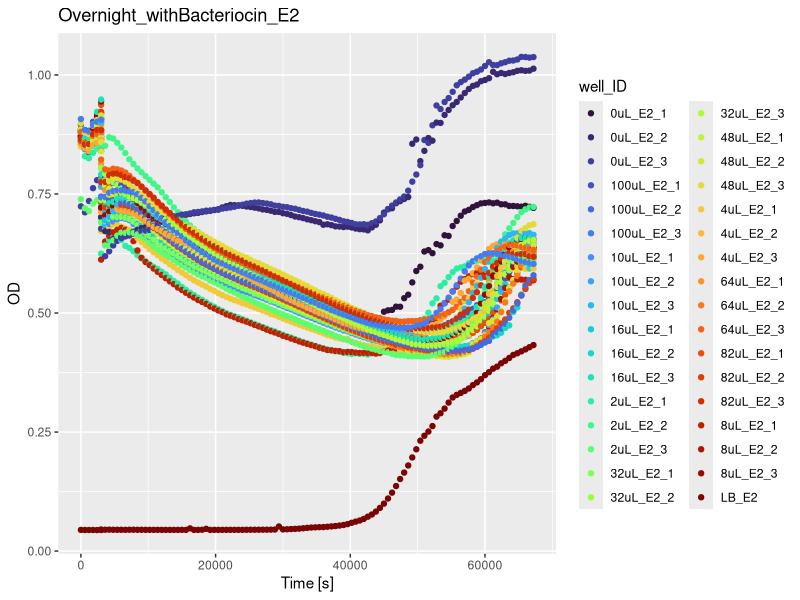
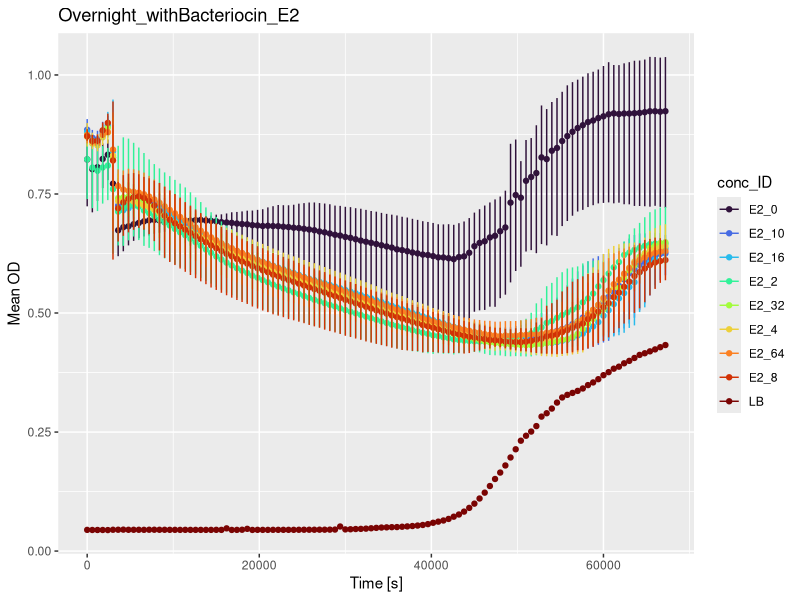
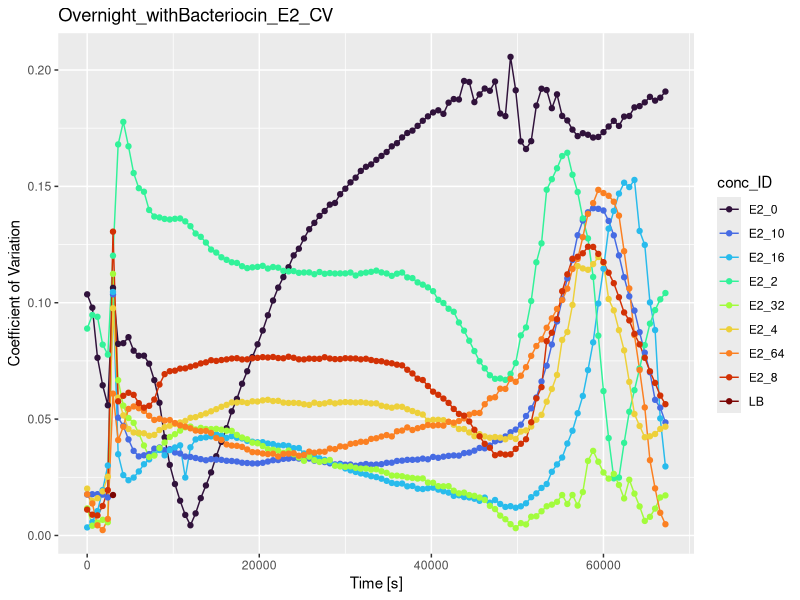
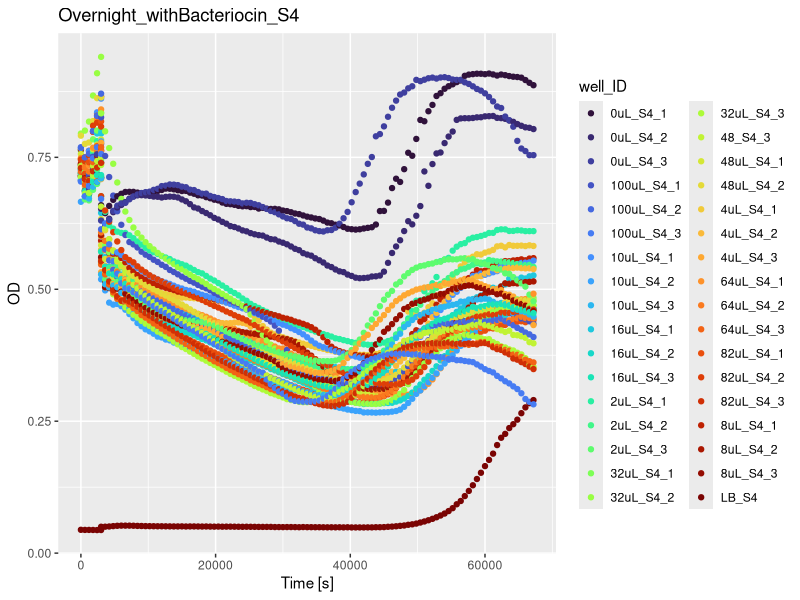
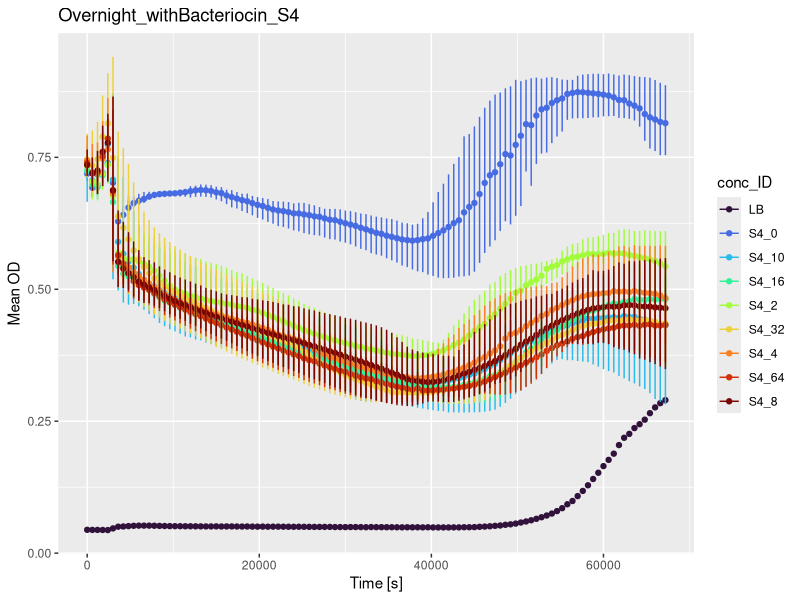
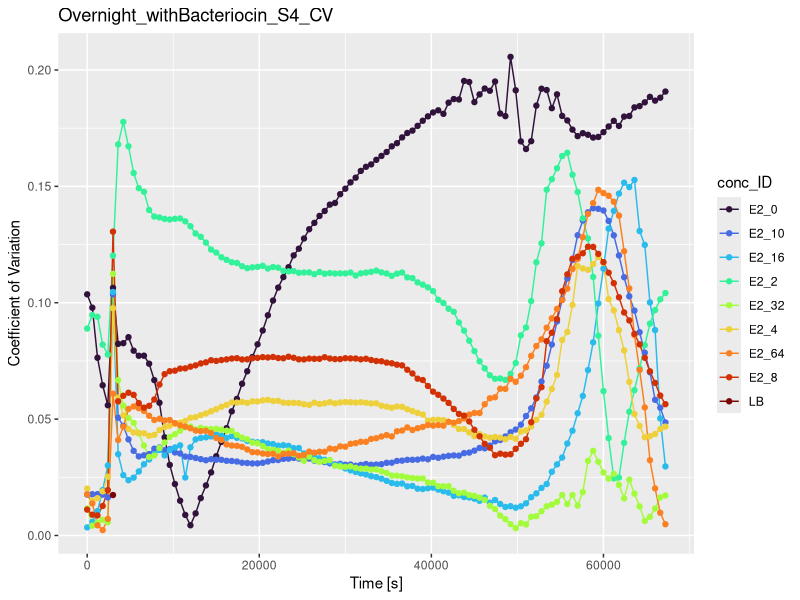

R code for these plots, in order:
## ---- chunk 1
#make sure you set the folder where your file is saved as the current working directory
#use setwd() or do this in R directly
#check whether the excel file names are the same and don't change the dataframe name
library(readxl)
library(tidyverse)
hr_growth <- read_excel("1hr_growth_10.9.26_cleaned.xlsx")

Overnight_withBacteriocin_E2_S4 <- read_excel("10.9_Overnight_withBacteriocin_E2+S4_cleaned.xlsx")
## ---- chunk 2
Overnight_withBacteriocin_E2_S4$"Cycle Nr." <- as.numeric(Overnight_withBacteriocin_E2_S4$"Cycle Nr.")

hr_growth$"Cycle Nr." <- as.numeric(hr_growth$"Cycle Nr.")
## ---- chunk 3
Overnight_withBacteriocin_E2_S4$"Cycle Nr." <- Overnight_withBacteriocin_E2_S4$"Cycle Nr." + 6
## ---- chunk 4
Overnight_withBacteriocin_E2_S4$"Time [s]" <- Overnight_withBacteriocin_E2_S4$"Time [s]" + 3000.072

## ---- chunk 5
combined_df <- bind_rows(hr_growth, Overnight_withBacteriocin_E2_S4)
## ---- chunk 6
#preserve both cycle nr. and time
pivoted_OD <- pivot_longer(combined_df, cols = -c(1,2), names_to = "well_ID", values_to = "OD")
## ---- chunk 7
df_clean <- na.omit(pivoted_OD)

#df_clean <- df_clean[-c(1, 2), ]

df_clean <- df_clean |> 
  filter(well_ID != "Temp. [°C]")
## ---- chunk 8
#remove useless dataframes if u want
rm(combined_df)
rm(pivoted_OD)
rm(Overnight_withBacteriocin_E2_S4)
rm(hr_growth)
## ---- chunk 9
df_clean<- df_clean |>
   mutate(key = case_when(
      str_detect(well_ID, "E2") ~ "E2",
    str_detect(well_ID,"S4") ~ "S4",
    TRUE ~ "LB"  # default for unmatched values
  ))
## ---- chunk 10
df_clean<- df_clean |>
  mutate(replicate = case_when(
    str_ends(well_ID, "1") ~"1",
    str_ends(well_ID, "2") ~"2",
    str_ends(well_ID, "3") ~"3",
    TRUE ~ NA  # default for unmatched values
  ))
df_clean<- df_clean |>
  mutate(bacteriocin_conc = case_when(
    str_starts(well_ID, "0") ~"0",
    str_starts(well_ID, "2") ~"2",
    str_starts(well_ID, "4") ~"4",
    str_starts(well_ID, "8") ~"8",
    str_starts(well_ID, "10") ~"10",
    str_starts(well_ID, "16") ~"16",
    str_starts(well_ID, "32") ~"32",
    str_starts(well_ID, "48") ~"48",
    str_starts(well_ID, "64") ~"64",
    str_starts(well_ID, "82") ~"82",
    str_starts(well_ID, "100") ~"100",
    TRUE ~ NA  # default for unmatched values
  ))
## ---- chunk 11
df_clean<- df_clean |>
  mutate(trial_ID = paste(key, replicate, sep = "_"),
         conc_ID = paste(key, bacteriocin_conc, sep = "_"))

df_clean[df_clean == "E2_NA"] <- "LB"
df_clean[df_clean == "S4_NA"] <- "LB"

## ---- chunk 12
df_summarise<-df_clean |>
  group_by(key, conc_ID, `Time [s]`) |>
  summarise(
    min=min(OD, na.rm = TRUE),
    max=max(OD, na.rm = TRUE),
    mean = mean(OD, na.rm = TRUE),
    sd = sd(OD, na.rm = TRUE),
    .groups = "drop") %>%
  mutate(CV = sd/mean)
## ---- chunk 13
#E2 plot
E2_curve<- df_clean |>
  filter(key == "E2") |>
ggplot( 
       aes(x = `Time [s]`, y = OD, color = well_ID)) +
  geom_point() +
   scale_color_viridis_d(option = "turbo") +
   labs(title = "Overnight_withBacteriocin_E2")

ggsave("E2_96well_261009.png", plot = E2_curve)


E2_curve_EB<- df_summarise |>
  filter(key == "E2") |>
ggplot( 
       aes(x = `Time [s]`, y = mean, color = conc_ID)) +
  geom_point() +
  geom_errorbar(aes(ymin = min, ymax = max, color = conc_ID), 
                width = 0.2)+
   scale_color_viridis_d(option = "turbo") +
   labs(title = "Overnight_withBacteriocin_E2",
        y="Mean OD")

ggsave("E2_96well_errorBar_261009.png", plot = E2_curve_EB)

E2_curve_CV<- df_summarise |>
  filter(key == "E2") |>
ggplot( 
       aes(x = `Time [s]`, y = CV, color = conc_ID)) +
  geom_line() +
  geom_point() +
  scale_color_viridis_d(option = "turbo") +
  labs(title = "Overnight_withBacteriocin_E2_CV",
       y="Coefficient of Variation")

ggsave("E2_96well_CV_261009.png", plot = E2_curve_CV)

## ---- chunk 14
#S4 plot
S4_curve<- df_clean |>
  filter(key == "S4") |>
ggplot( 
       aes(x = `Time [s]`, y = OD, color = well_ID)) +
  geom_point() +
   scale_color_viridis_d(option = "turbo") +
   labs(title = "Overnight_withBacteriocin_S4")

ggsave("S4_96well_261009.png", plot = S4_curve)

S4_curve_EB<- df_summarise |>
  filter(key == "S4") |>
ggplot( 
       aes(x = `Time [s]`, y = mean, color = conc_ID)) +
  geom_point() +
  geom_errorbar(aes(ymin = min, ymax = max, color = conc_ID), 
                width = 0.2)+
   scale_color_viridis_d(option = "turbo") +
   labs(title = "Overnight_withBacteriocin_S4",
        y="Mean OD")

ggsave("S4_96well_errorBar_261009.png", plot = S4_curve_EB)


S4_curve_CV<- df_summarise |>
  filter(key == "E2") |>
ggplot( 
       aes(x = `Time [s]`, y = CV, color = conc_ID)) +
  geom_line() +
  geom_point() +
  scale_color_viridis_d(option = "turbo") +
  labs(title = "Overnight_withBacteriocin_S4_CV",
       y="Coefficient of Variation")

ggsave("S4_96well_CV_261009.png", plot = S4_curve_CV)
